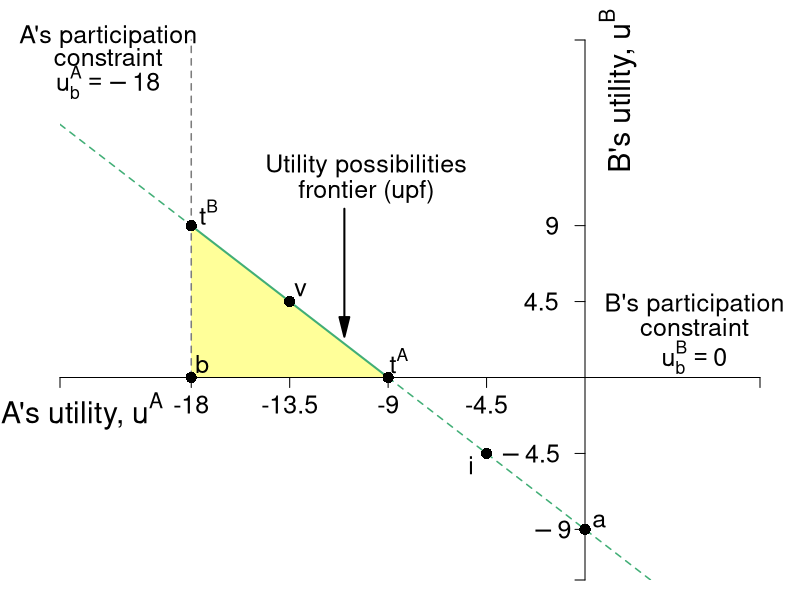

This figure's R source:
require(shape)
pdf(file = "what_can_markets_do/upf_bargaining_coase_weighted.pdf", width = 9, height = 7)

#Set parameters for graphics
axislabelsize <- 1.8
labelsize <- 1.5
namesize <- 1.8
annotatesize <- 1.5
graphlinewidth <- 2
segmentlinewidth <- 1.5

COL <- c("#7fc97f", "#beaed4", "#fdc086", "#ffff99", "#386cb0", "#f0027f", "#bf5b17", "#666666")
COLA <- c("#e0f3db", "#99d8c9","#66c2a4","#41ae76", "#238b45", "#005824")
COLB <- c("#c6dbef", "#4eb3d3", "#2b8cbe", "#0868ac","#084081")
COLC <- c("#fcfbfd", "#efedf5", "#dadaeb", "#bcbddc", "#9e9ac8", "#807dba", "#6a51a3", "#54278f", "#3f007d")
grays <- gray.colors(25, start = 1, end = 0, alpha = 1)

par(mar =  c(1, 3, 2, 2))
xlims <- c(-24, 8)
ylims <- c(-12, 20)

upf <- function(uA, intercept = -9, slope = 1){
  intercept - slope*uA
}


#Plot command 
plot(40, 40, xlim = xlims, ylim = ylims, 
     type = "n",
     xlab = expression(paste("")),
     ylab = expression(paste("")), 
     axes = FALSE,
     # xlab = expression(paste("Bob's Payoff, ", u^B)),
     # ylab = expression(paste("Alfredo's Payoff, ", u^A)),
     #xaxt = "n", 
     #yaxt = "n", 
     cex.lab = axislabelsize, 
     bty = "n", 
     xaxs="i", 
     yaxs="i"
)


#Rent polygon
xrent <- c(-18, -18, -9, -18)
yrent <- c(0, 9, 0, 0)
polygon(xrent, yrent, col = COL[4], density = NULL, border = NA)

#Customize ticks and labels for the plot
# ticksy <- seq(ylims[1], ylims[2], 1)
# ylabels <- seq(ylims[1], ylims[2], 1)
# ticksx <- seq(xlims[1], xlims[2], 1)
# xlabels <- seq(xlims[1], xlims[2], 1)
ticksy <- c(ylims[1], -9, -4.5, 4.5, 9, ylims[2])
ylabels <- c(NA, NA, NA, NA, NA, NA)
ticksx <- c(xlims[1], -18, -13.5, -9, -4.5, xlims[2])
xlabels <- c(NA, -18, -13.5, -9, -4.5, NA)
axis(1, at = ticksx, pos = 0, labels = xlabels, cex.axis = labelsize)
axis(2, at = ticksy, pos = 0, labels = ylabels, las = 1, cex.axis = labelsize)
#Axis labels
text(xlims[1] + 1, -2, expression(paste("A's utility, ", u^A)), xpd = TRUE, cex = axislabelsize) 
text(1.5, ylims[2] - 3, expression(paste("B's utility, ", u^B)), xpd = TRUE, cex = axislabelsize, srt = 90) 


#Label 2.25 and 4.5
text(-2, 4.5, expression(paste(4.5)), xpd = TRUE, cex = labelsize) 
text(-1.5, 9, expression(paste(9)), xpd = TRUE, cex = labelsize) 
text(-2.5, -4.5 , expression(paste(-4.5)), xpd = TRUE, cex = labelsize) 
text(-1.5, -9 , expression(paste(-9)), xpd = TRUE, cex = labelsize) 
#text(-4.5, 0.5 , expression(paste(-4.5)), xpd = TRUE, cex = labelsize) 


npts <- 500 
xx1 <- seq(xlims[1], -18, length.out = npts)
xx2 <- seq(-18, -9, length.out = npts)
xx3 <- seq(-9, xlims[2], length.out = npts)
lines(xx1, upf(xx1), col = COLA[4], lwd = segmentlinewidth, lty = 2)
lines(xx2, upf(xx2), col = COLA[4], lwd = graphlinewidth)
lines(xx3, upf(xx3), col = COLA[4], lwd = segmentlinewidth, lty = 2)



#Lines for the coordinates of the Nash equilbrium
#text(-15.8, -7, expression(paste("Economic rents, or")), cex = labelsize)
# text(-15.8, -9, expression(paste("Bargaining set")), cex = labelsize)
# Arrows(-15.8, -6, -15.8, 1, col = "black", lty = 1, lwd = 2, arr.type = "triangle")

#Label the UPF
#text(-9, 18, expression(paste("Utility possibilities frontier, or")), cex = labelsize)
#text(-9, 16, expression(paste("bargaining frontier")), cex = labelsize)
text(-10, 12.5, expression(paste("Utility possibilities")), cex = labelsize)
text(-10, 11, expression(paste("frontier (upf)")), cex = labelsize)

Arrows(-11, 10, -11, 3, col = "black", lty = 1, lwd = 2, arr.type = "triangle")

#Lines for Fallback positions
segments(-18, 0, -18, ylims[2], lty = 2, col = grays[20], lwd = segmentlinewidth, xpd = TRUE)
text(-21.8, 20.2, expression(paste("A's participation")), cex = labelsize, xpd = TRUE)
text(-21.8, 19, expression(paste("constraint")), cex = labelsize, xpd = TRUE)
text(-21.8, 17.5, expression(paste(u[b]^A == -18)), cex = labelsize, xpd = TRUE)

text(5, 4.3, expression(paste("B's participation")), cex = labelsize, xpd = TRUE)
text(5, 3, expression(paste("constraint")), cex = labelsize, xpd = TRUE)
text(5, 1.2, expression(paste(u[b]^B == 0)), cex = labelsize, xpd = TRUE)

#Add points

points(0, -9, pch = 16, col = "black", cex = 1.5)
text(0.65, -8.5, expression(paste(a)), cex = labelsize)


points(-9, 0, pch = 16, col = "black", cex = 1.5)
text(-8.5, 1, expression(paste(t^A)), cex = labelsize)

points(-18, 9, pch = 16, col = "black", cex = 1.5)
text(-17.2, 9.8, expression(paste(t^B)), cex = labelsize)

points(-13.5, 4.5, pch = 16, col = "black", cex = 1.5)
text(-13, 5.2, expression(paste(v)), cex = labelsize)

points(-18, 0, pch = 16, col = "black", cex = 1.5)
text(-17.5, 0.8, expression(paste(b)), cex = labelsize)



points(-4.5, -4.5, pch = 16, col = "black", cex = 1.5)
text(-5.2, -5.2, expression(paste(i)), cex = labelsize)



dev.off()
